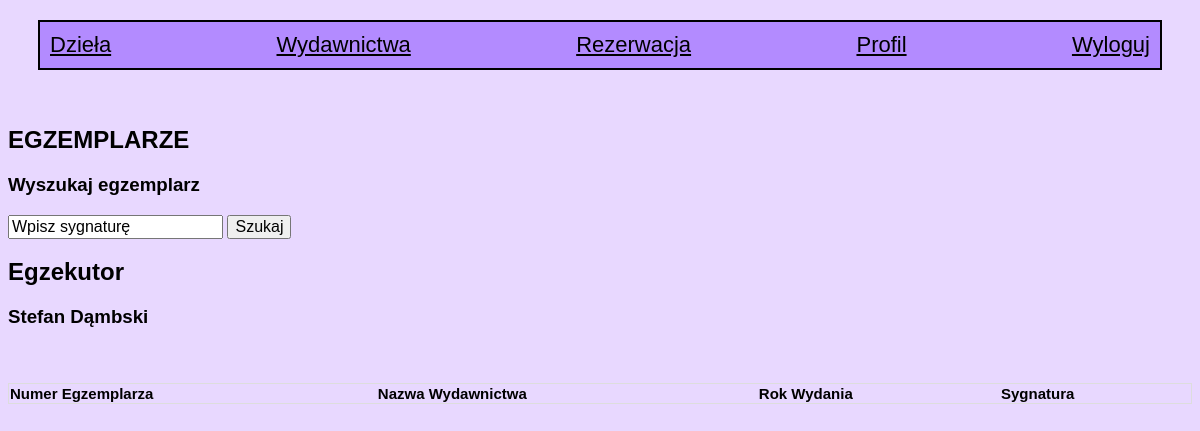
The page /egzemplarz.php?id_dzielo=4 (signed in) on the database as committed earlier.
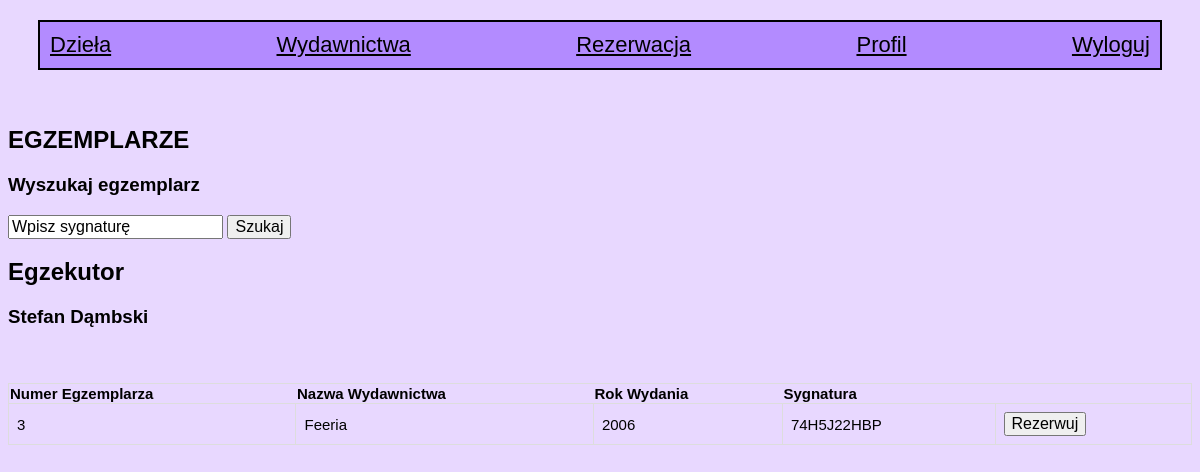
The same page on the database as committed later.
### tables this page shows
CREATE TABLE egzemplarz (
id_egz INT(10) NOT NULL AUTO_INCREMENT,
dzielo_id INT(10) NOT NULL,
wyd_id INT(10) NOT NULL,
rok_wydania INT(10) DEFAULT NULL,
sygnatura VARCHAR(20) NOT NULL UNIQUE,
CONSTRAINT dziela FOREIGN KEY (dzielo_id) REFERENCES dzielo(id_dzielo) ON UPDATE CASCADE,
CONSTRAINT wydawnictwa FOREIGN KEY (wyd_id) REFERENCES wydawnictwo(id_wyd) ON UPDATE CASCADE,
PRIMARY KEY (id_egz),
CONSTRAINT unEgz UNIQUE (dzielo_id, wyd_id)
 );

CREATE TABLE wydawnictwo (
id_wyd INT(10) NOT NULL AUTO_INCREMENT,
nazwa_wyd VARCHAR(100) NOT NULL,
PRIMARY KEY (id_wyd)
 );

### egzemplarz.php (the view, shortened to what this page needs)
<?php
include 'widok.php';
require_once "dodatkowe.php";
?>
<div id="nowy_egzemplarz"><?php if (isset($_SESSION['zalogowano']) && $_SESSION['zalogowano'] == true) : ?>
	<h2>EGZEMPLARZE</h2>
	<h3>Wyszukaj egzemplarz</h3>
		<form action="szukaj_egzemplarz.php" method="POST">
		<input type="text" name="search" value="Wpisz sygnaturę">
		<input type="submit" value="Szukaj"></form><?php endif; ?>
</div>
<?php
$q = "SELECT * FROM dzielo WHERE id_dzielo={$_GET['id_dzielo']}";
$result = mysqli_query($link, $q) or die($link->error);
$row = $result->fetch_assoc();
echo "<h2>".$row['tytul']."</h2>";
echo "<h3>".$row['autor']."</h2>";
?>
<br><br>
<?php
$q1 = "SELECT id_wyd,nazwa_wyd, egzemplarz.* FROM egzemplarz JOIN wydawnictwo ON id_wyd=wyd_id WHERE dzielo_id={$_GET['id_dzielo']}";
$result1 = mysqli_query($link, $q1) or die($link->error);
?>
<div>
	<table id="egztable">
		<thead>
			<tr>
				<th>Numer Egzemplarza</th>
				<th>Nazwa Wydawnictwa</th>
				<th>Rok Wydania</th>
				<th>Sygnatura</th>
			</tr>
		</thead>
		<?php
			while ($row1 = $result1->fetch_assoc()): ?>
		<tr><?php if (isset($_SESSION['zalogowano']) && $_SESSION['zalogowano'] == true) : ?>
			<td><?php echo $row1['id_egz']; ?></td>
			<td><?php echo $row1['nazwa_wyd']; ?></td>
			<td><?php echo $row1['rok_wydania']; ?></td>
			<td><?php echo $row1['sygnatura']; ?></td>
			<td><form method="POST" action="rezerwuj.php"><input type="submit" name="rezerwuj" value="Rezerwuj"></form></td>
			<?php endif; ?>
		</tr>
		<?php endwhile; ?>
	</table>
</div>

Rows that differ between the two databases and show on the page:
now on this page (row edited): egzemplarz: id_egz "3", wyd.nazwa_wyd "Feeria", rok_wydania "2006", sygnatura "74H5J22HBP"
